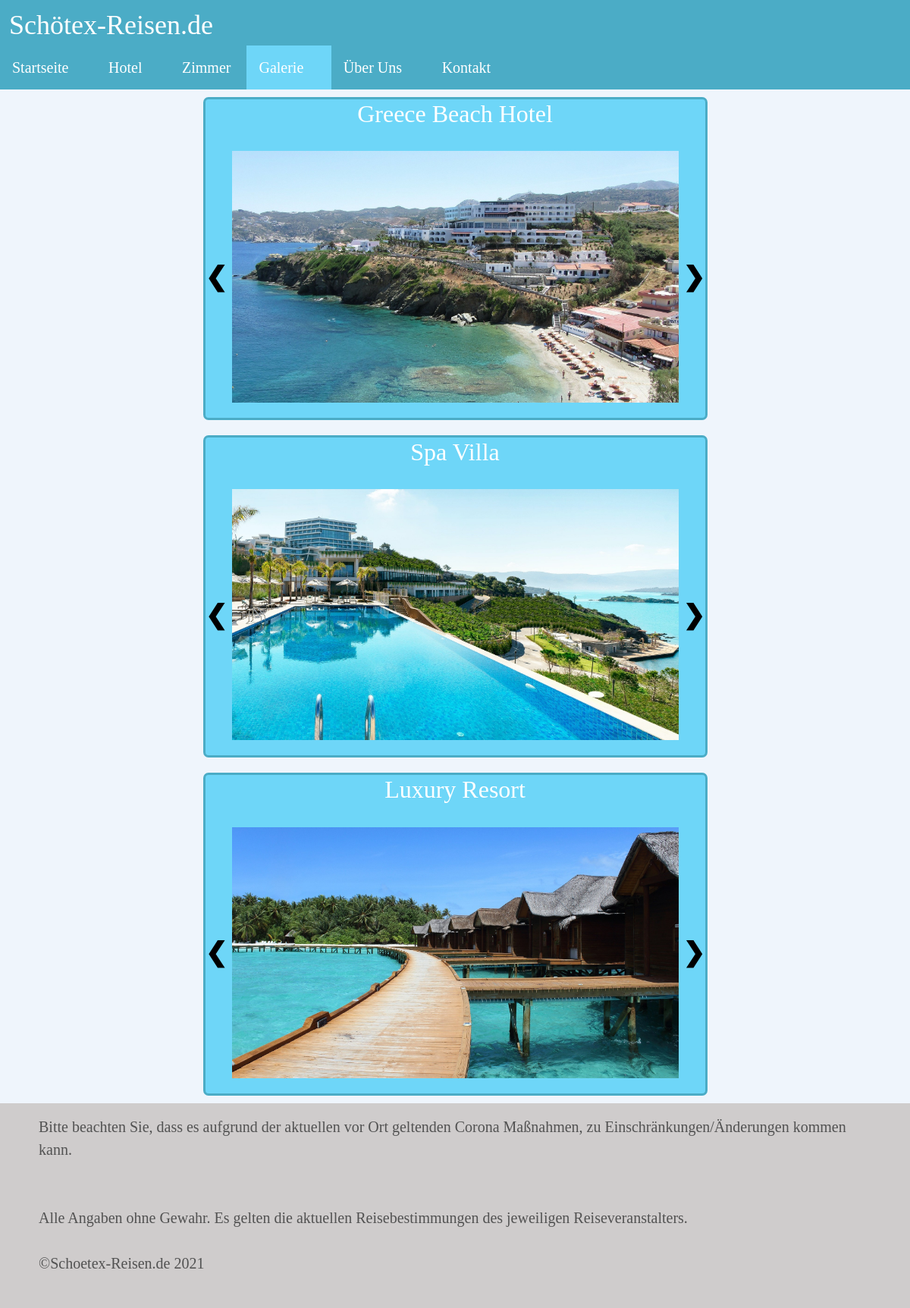
Page /galerie.php on the committed database.
### tables this page shows
CREATE TABLE IF NOT EXISTS `hotels` (
  `ID` int(11) NOT NULL AUTO_INCREMENT,
  `Name` varchar(25) NOT NULL DEFAULT '0',
  `Ort` varchar(50) DEFAULT NULL,
  `Zimmer` int(11) NOT NULL DEFAULT 0,
  `Sterne` int(11) NOT NULL DEFAULT 1,
  PRIMARY KEY (`ID`)
);

### controller/GalerieController.php (called while the page is built, shortened)
<?php
include "model/galerieModel.php";
class GalerieController extends Controller
{
    public function verarbeiteDaten()
    {
        $intCounter = 1;
        $arrHotelImgCount = [];
        $objFileSystem = new FilesystemIterator("./bilder/hotels/$intCounter", FilesystemIterator::SKIP_DOTS);
        $intHotelCount = iterator_count($objFileSystem);
        while($intCounter < $intHotelCount){
            $objFileSystem = new FilesystemIterator("./bilder/hotels/$intCounter", FilesystemIterator::SKIP_DOTS);
            $arrHotelImgCount[$intCounter] = iterator_count($objFileSystem);
            $intCounter++;
        }
        $arrGalerie = galerieModel::loadGalerie();
        include 'view/layout.php';
    }
}

### galerie.php (called while the page is built)
<?php
include 'controller/galerieController.php';
$objGaleriecontroller = new GalerieController();
$objGaleriecontroller->verarbeiteDaten();

### model/Model.php (called while the page is built)
<?php
abstract class Model
{
    protected static function return_sql_data($strSQL){
        $objDb_con = mysqli_connect("localhost", "root", "", "schoetexreisen", "3306");
        $arrDB_return = mysqli_query($objDb_con, $strSQL);
        return mysqli_fetch_all($arrDB_return);
    }
}

### model/GalerieModel.php (called while the page is built, shortened)
<?php
include "Model.php";
class GalerieModel extends Model
{
    public function __construct($intHotelID, $strHotelName){
        $this->intHotelID = $intHotelID;
        $this->strHotelName = $strHotelName;
    }
    public static function loadGalerie(){
        if(isset($_GET["ID"])){
            $objHotelDaten = Model::return_sql_data("SELECT ID, Name FROM hotels where ID = {$_GET['ID']}");
        }else{
            $objHotelDaten = Model::return_sql_data("SELECT ID, Name FROM hotels");
        }
        $arrHoteldaten = [];
        foreach ($objHotelDaten as $arrRow){
            $objDaten = new galerieModel($arrRow[0], $arrRow[1]);
            $arrHoteldaten[] = $objDaten;
        }
        return $arrHoteldaten;
    }
}

### view/galerieView.php (the view, shortened to what this page needs)
<div class="container">
    <div class="hotelimg">
        <?php
        foreach ($arrGalerie as $zeile) {
            $ID = $zeile->intHotelID;
            $intImageCount = $arrHotelImgCount[$ID];
            echo '
            <div class="row justify-content-center">
                <div class="col col-lg-7 galerieblock">
                    <div class="row ">
                        <div class="galerieheader">
                            <h2>' . $zeile->strHotelName . '</h2>
                        </div>
                    </div>
                    <div class="galerieImgSection">
                    <div class="row galeriemainimg">
                        <div class="col col-lg-12" >
                            <img class="toggleon" id="mainimg' . $ID . '" src="bilder/hotels/' . $ID . '/1.jpg" alt="">
                        </div>
                        <div id="overlay">
                        <div id="text"><img id="overlayimg" src="bilder/hotels/' . $ID . '/1.jpg" alt=""></div>
                        </div>
                    </div>
                    <div class="row galeriesubimg">
                        <a class="prev" data-hotelid="' . $ID . '" data-imgCount="'.$intImageCount.'">&#10094;</a>
                        <a class="next" data-hotelid="' . $ID . '" data-imgCount="'.$intImageCount.'">&#10095;</a>
                    </div>
                </div>
                </div>
            </div>';
        }
        ?>
    </div>
</div>

### css/style.css (style rules this page uses)
* { font-family: Calibri, serif; margin: 0; padding: 0; font-size: 20px; }
body { background-color: #eff5fc !important; }

### css/hotel.css (style rules this page uses)
.hotelimg img { height: auto; width: 100%; float: left; position: relative; border-radius: 2px; padding-top: 20px; }

### css/galerie.css (style rules this page uses)
.galerieheader h2 { color: white; font-size: 32px; font-weight: normal; text-align: center; }
.toggleon { padding: 0 20px 20px 20px; }
.galerieblock { position: relative; margin: 10px 0 10px 0; border: 3px solid #4bacc6; border-radius: 7px; background-color: #6ed6f8; }
.prev, .next { cursor: pointer; position: absolute; top: 40%; width: auto; padding: 16px 0 16px 0; margin-top: 25px; color: black; font-weight: bold; font-size: 35px; border-radius: 0 3px 3px 0; user-select: none; -webkit-user-select: none; text-decoration: none; }
.next { right: 0; border-radius: 3px 0 0 3px; }

### rows in the picture
hotels: Name "Greece Beach Hotel", shows a picture
hotels: Name "Spa Villa", shows a picture
hotels: Name "Luxury Resort", shows a picture
